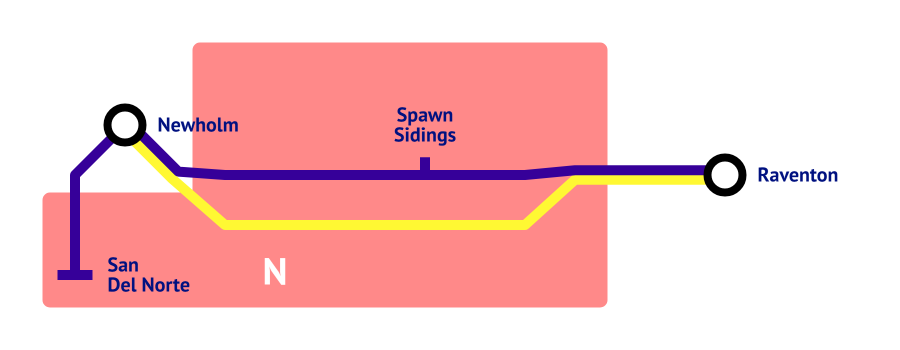
#> input picture src/trainmap.png, 1800 x 700 px (shown at 1/2 size)
$ python map.py src/trainmap.png out.png --width 100 --height 100 --bbox 5 5 5 5 --dimension overworld
#> lines starting #> are read from the running program, lines starting #| are printed output that depends on the picture
#!/usr/bin/env python3
"""
Convert a PNG map export into a Lua module for ComputerCraft.

Output format (map.lua):
    return {
        width = W, height = H,
        bbox = {minX=, minZ=, maxX=, maxZ=},
        dimension = "overworld" | "nether",
        palette = { [0]="#rrggbb", [1]=..., ... 16 entries },
        pixels = "hex string of length W*H",
    }

Usage:
    python map_convert.py input.png output.lua \
        --width 164 --height 81 \
        --bbox -2000 -2000 2000 2000 \
        --dimension overworld
"""

import argparse
from pathlib import Path
import numpy as np
from PIL import Image
from sklearn.cluster import KMeans


def quantise(img_array: np.ndarray, k: int = 16) -> tuple[np.ndarray, np.ndarray]:
    """k-means quantise an HxWx3 uint8 array to k colours.
    Returns (indices HxW uint8, palette kx3 uint8)."""
    h, w, _ = img_array.shape
    pixels = img_array.reshape(-1, 3).astype(np.float32)

    # Subsample for speed if image is large
    if len(pixels) > 50_000:
        sample = pixels[np.random.choice(len(pixels), 50_000, replace=False)]
    else:
        sample = pixels

    km = KMeans(n_clusters=k, n_init=4, random_state=0).fit(sample)
    palette = km.cluster_centers_.astype(np.uint8)

    # Assign every pixel to nearest centroid (full image, not sample)
    # Use chunked distance computation to avoid OOM on big images
    indices = np.empty(len(pixels), dtype=np.uint8)
    chunk = 100_000
    for i in range(0, len(pixels), chunk):
        block = pixels[i:i + chunk]
        d = np.linalg.norm(block[:, None, :] - palette[None, :, :].astype(np.float32), axis=2)
        indices[i:i + chunk] = np.argmin(d, axis=1).astype(np.uint8)

    return indices.reshape(h, w), palette


def emit_lua(indices: np.ndarray, palette: np.ndarray, bbox: tuple,
             dimension: str, out_path: Path) -> None:
    h, w = indices.shape

    # Indices 0-15 -> single hex char each
    hex_chars = "0123456789abcdef"
    flat = indices.flatten()
    pixel_str = "".join(hex_chars[i] for i in flat)

    pal_lines = []
    for i, (r, g, b) in enumerate(palette):
        pal_lines.append(f'  [{i}] = 0x{r:02x}{g:02x}{b:02x},')
    pal_block = "\n".join(pal_lines)

    minX, minZ, maxX, maxZ = bbox
    lua = f"""-- Auto-generated map data. Do not edit by hand.
return {{
  width = {w},
  height = {h},
  dimension = "{dimension}",
  bbox = {{ minX = {minX}, minZ = {minZ}, maxX = {maxX}, maxZ = {maxZ} }},
  palette = {{
{pal_block}
  }},
  pixels = "{pixel_str}",
}}
"""
    out_path.write_text(lua)


def main():
    p = argparse.ArgumentParser()
    p.add_argument("input", type=Path)
    p.add_argument("output", type=Path)
    p.add_argument("--width", type=int, required=True)
    p.add_argument("--height", type=int, required=True)
    p.add_argument("--bbox", type=int, nargs=4, required=True,
                   metavar=("MINX", "MINZ", "MAXX", "MAXZ"))
    p.add_argument("--dimension", choices=["overworld", "nether"], required=True)
    p.add_argument("--colours", type=int, default=14)
    args = p.parse_args()

    img = Image.open(args.input).convert("RGB")

    # Crop to bbox-matching aspect if the source image doesn't already match.
    # We assume the source PNG already covers exactly the bbox region; user is
    # responsible for that. We just resize to target pixel dimensions.
    img = img.resize((args.width, args.height), Image.LANCZOS)
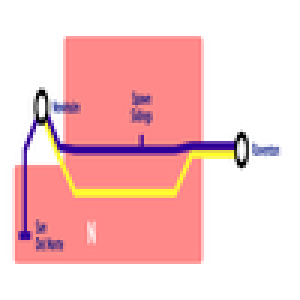
#> img: PIL image 100x100 RGB (shown 3 times larger); mean R, G, B 246.4, 202.1, 202.8
    arr = np.array(img)

    indices, palette = quantise(arr, k=args.colours)
#> in quantise, `palette = km.cluster_centers_.astype(np.uint8)`: palette = 14 rows, first 8: [254, 254, 254], [254, 137, 136], [53, 5, 153], [254, 250, 47], [107, 70, 140], [254, 200, 199], [163, 82, 139], [199, 197, 215]
#> in quantise, `indices = np.empty(len(pixels), dtype=np.uint8)`: indices = 10000 values, max 255 at index 2, min 0 at index 6, mean 122.2
#> the loop in quantise, `for i in range(0, len(pixels), chunk):` made 1 pass
#> after the loop in quantise, `for i in range(0, len(pixels), chunk):`: indices = 10000 values, max 13 at index 1222, min 0 at index 0, mean 1.04
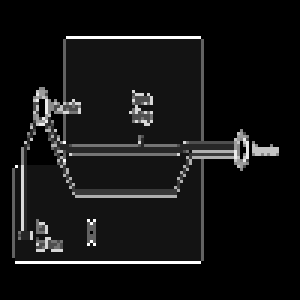
#> indices: shape (100, 100) (shown 3 times larger); min 0, max 13, mean 1.04; drawn with min black and max white
    emit_lua(indices, palette, tuple(args.bbox), args.dimension, args.output)
#> in emit_lua, `flat = indices.flatten()`: flat has the same summary as indices in quantise
#> the loop in emit_lua, `for i, (r, g, b) in enumerate(palette):` made 14 passes
#> (r, g, b) on passes 1 to 12: (254, 254, 254), (254, 137, 136), (53, 5, 153), (254, 250, 47), (107, 70, 140), (254, 200, 199), (163, 82, 139), (199, 197, 215), (7, 6, 13), (249, 218, 80), (132, 132, 178), (202, 108, 137)
#> after the loop in emit_lua, `for i, (r, g, b) in enumerate(palette):`: pal_lines = 14 items, first 6: '  [0] = 0xfefefe,', '  [1] = 0xfe8988,', '  [2] = 0x350599,', '  [3] = 0xfefa2f,', '  [4] = 0x6b468c,', '  [5] = 0xfec8c7,'

    print(f"Wrote {args.output} ({args.width}x{args.height}, {args.colours} colours)")


if __name__ == "__main__":
    main()
